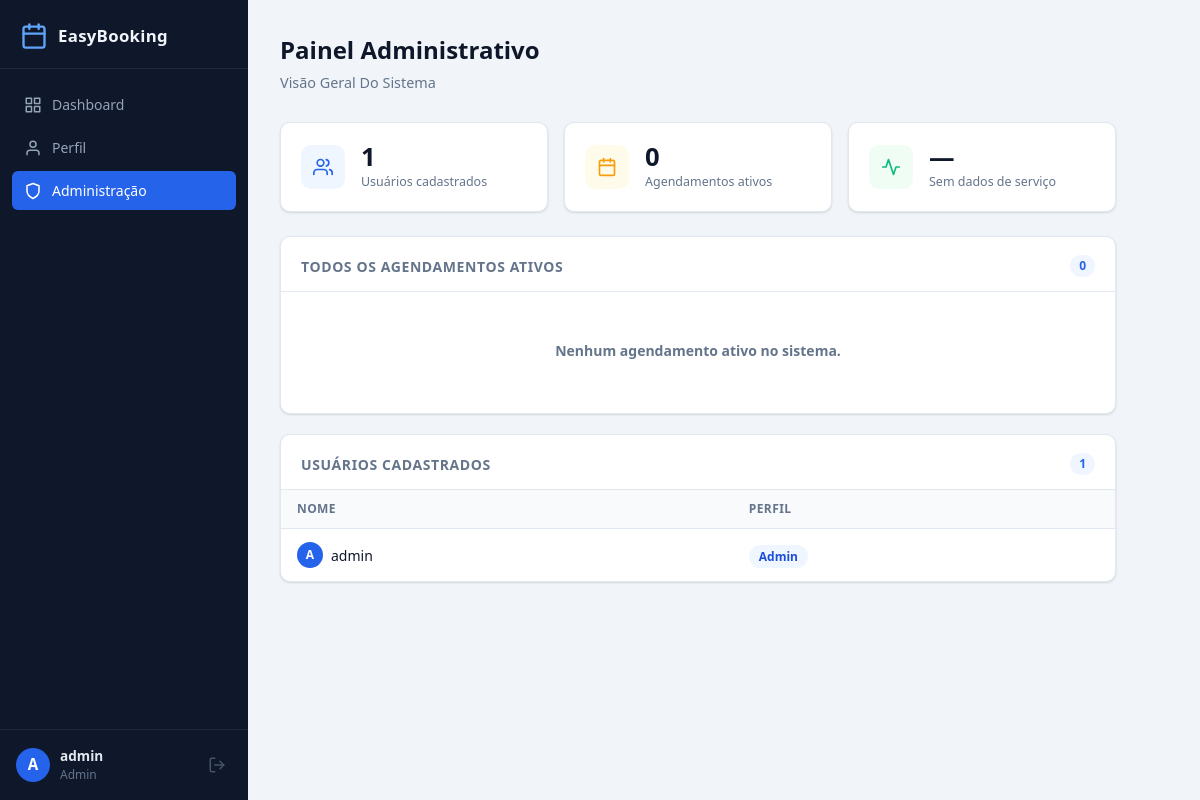
Page /admin (signed in) on the earlier database version.
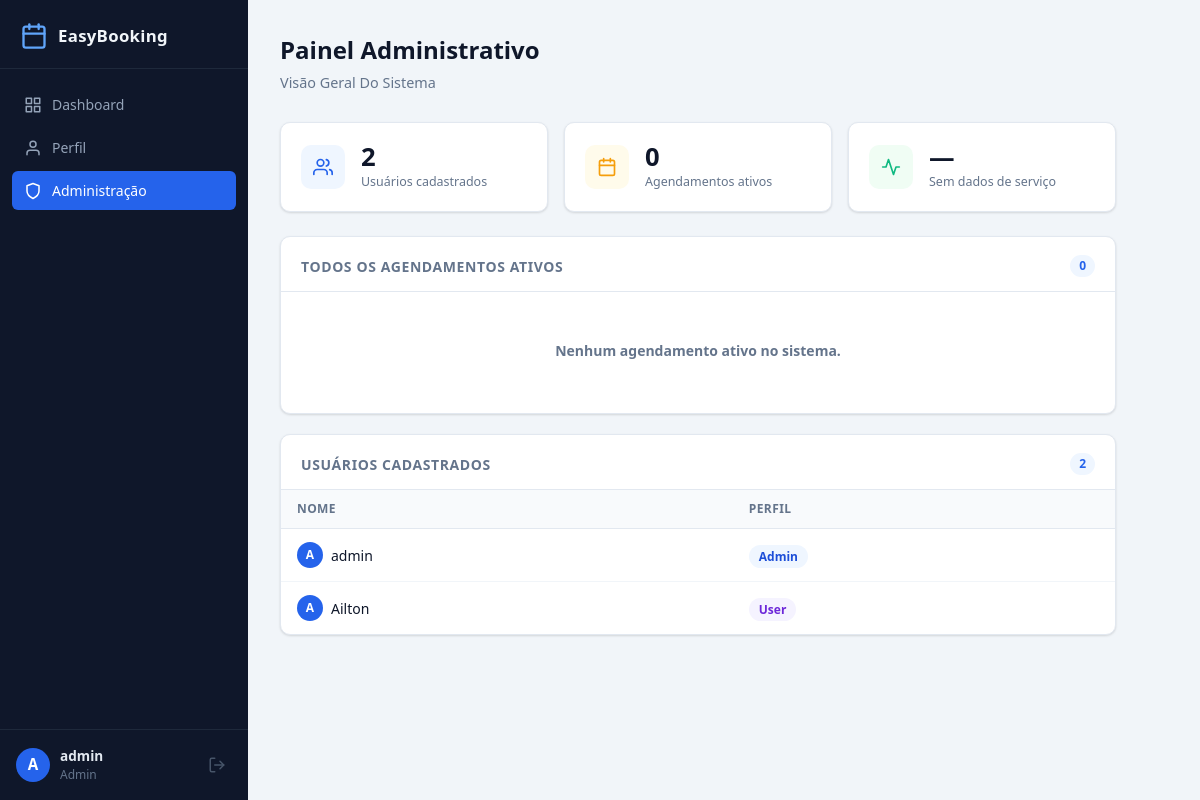
Same page on the later database version.
### tables this page shows
CREATE TABLE usuarios (
            id INTEGER PRIMARY KEY AUTOINCREMENT,
            nome TEXT UNIQUE NOT NULL,
            senha_hash BLOB NOT NULL,
            role TEXT NOT NULL DEFAULT 'user',
            tentativas INTEGER NOT NULL DEFAULT 0,
            bloqueado INTEGER NOT NULL DEFAULT 0
        , nome_completo TEXT NOT NULL DEFAULT '', email TEXT NOT NULL DEFAULT '');

### server.py (the view)
@app.route("/admin")
def admin():
    if session.get("role") != "admin":
        flash("Acesso negado.", "erro")
        return redirect(url_for("dashboard"))
    todos = agendamentos.listar(get_db())
    usuarios = [
        dict(u)
        for u in get_db().execute("SELECT nome, role FROM usuarios ORDER BY role, nome").fetchall()
    ]
    servico_popular = get_db().execute("""
        SELECT servico, COUNT(*) as total
        FROM agendamentos WHERE status = 'ativo'
        GROUP BY servico ORDER BY total DESC LIMIT 1
    """).fetchone()
    total_usuarios = get_db().execute("SELECT COUNT(*) FROM usuarios").fetchone()[0]
    return render_template(
        "admin.html",
        active="admin",
        agendamentos=todos,
        usuarios=usuarios,
        servico_popular=dict(servico_popular) if servico_popular else None,
        total_usuarios=total_usuarios,
    )

### app/agendamentos.py (called while the page is built)
def listar(conn, usuario=None):
    if usuario:
        rows = conn.execute(
            "SELECT * FROM agendamentos WHERE usuario = ? AND status = 'ativo' ORDER BY data, hora",
            (usuario,),
        ).fetchall()
    else:
        rows = conn.execute(
            "SELECT * FROM agendamentos WHERE status = 'ativo' ORDER BY data, hora"
        ).fetchall()
    return [dict(r) for r in rows]

### app/db.py (called while the page is built)
def get_connection(db_path=":memory:"):
    conn = sqlite3.connect(db_path)
    conn.row_factory = sqlite3.Row
    return conn

### server.py (called while the page is built)
def get_db():
    if "db" not in g:
        g.db = get_connection(DB_PATH)
    return g.db

### templates/admin.html (shortened to what this page needs)
{% extends "base.html" %}
{% block content %}
<div class="page-header">
  <div>
    <h1>Painel Administrativo</h1>
    <p class="page-sub">Visão geral do sistema</p>
  </div>
</div>
<div class="stats-row">
  <div class="stat-card stat-blue">
    <div class="stat-icon">
      <svg width="20" height="20" viewBox="0 0 24 24" fill="none" stroke="currentColor" stroke-width="2" stroke-linecap="round" stroke-linejoin="round">
        <path d="M17 21v-2a4 4 0 0 0-4-4H5a4 4 0 0 0-4 4v2"/>
        <circle cx="9" cy="7" r="4"/>
        <path d="M23 21v-2a4 4 0 0 0-3-3.87"/><path d="M16 3.13a4 4 0 0 1 0 7.75"/>
      </svg>
    </div>
    <div class="stat-info">
      <span class="stat-value">{{ total_usuarios }}</span>
      <span class="stat-label">Usuários cadastrados</span>
    </div>
  </div>
  <div class="stat-card stat-amber">
    <div class="stat-icon">
      <svg width="20" height="20" viewBox="0 0 24 24" fill="none" stroke="currentColor" stroke-width="2" stroke-linecap="round" stroke-linejoin="round">
        <rect x="3" y="4" width="18" height="18" rx="2"/>
        <line x1="16" y1="2" x2="16" y2="6"/><line x1="8" y1="2" x2="8" y2="6"/>
        <line x1="3" y1="10" x2="21" y2="10"/>
      </svg>
    </div>
    <div class="stat-info">
      <span class="stat-value">{{ agendamentos | length }}</span>
      <span class="stat-label">Agendamentos ativos</span>
    </div>
  </div>
  <div class="stat-card stat-green">
    <div class="stat-icon">
      <svg width="20" height="20" viewBox="0 0 24 24" fill="none" stroke="currentColor" stroke-width="2" stroke-linecap="round" stroke-linejoin="round">
        <polyline points="22 12 18 12 15 21 9 3 6 12 2 12"/>
      </svg>
    </div>
    <div class="stat-info">
      {% if servico_popular %}
      <span class="stat-value" style="font-size:1rem; line-height:1.3">{{ servico_popular.servico }}</span>
      <span class="stat-label">Serviço mais agendado ({{ servico_popular.total }}x)</span>
      {% else %}
      <span class="stat-value">—</span>
      <span class="stat-label">Sem dados de serviço</span>
      {% endif %}
    </div>
  </div>
</div>
<div class="card">
  <div class="card-header">
    <h3>Todos os Agendamentos Ativos</h3>
    <span class="badge-count">{{ agendamentos | length }}</span>
  </div>
  <div class="card-body no-pad">
    {% if agendamentos %}
    <table>
      <thead>
        <tr>
          <th>#</th>
          <th>Usuário</th>
          <th>Serviço</th>
          <th>Data</th>
          <th>Horário</th>
          <th>Observações</th>
        </tr>
      </thead>
      <tbody>
        {% for ag in agendamentos %}
        <tr>
          <td class="id-cell">{{ ag.id }}</td>
          <td>
            <div class="user-chip">
              <span class="chip-avatar">{{ ag.usuario[0] | upper }}</span>
              {{ ag.usuario }}
            </div>
          </td>
          <td><span class="service-badge">{{ ag.servico }}</span></td>
          <td>
            <div class="date-cell">
              <span class="date-main">{{ ag.data | data_br }}</span>
              <span class="date-sub">{{ ag.data | dia_semana }}</span>
            </div>
          </td>
          <td><span class="time-tag">{{ ag.hora }}</span></td>
          <td class="obs-cell">{{ ag.observacoes or '—' }}</td>
        </tr>
        {% endfor %}
      </tbody>
    </table>
    {% else %}
    <div class="empty-state">
      <p>Nenhum agendamento ativo no sistema.</p>
    </div>
    {% endif %}
  </div>
</div>
<div class="card">
  <div class="card-header">
    <h3>Usuários Cadastrados</h3>
    <span class="badge-count">{{ total_usuarios }}</span>
  </div>
  <div class="card-body no-pad">
    <table>
      <thead>
        <tr>
          <th>Nome</th>
          <th>Perfil</th>
        </tr>
      </thead>
      <tbody>
        {% for u in usuarios %}
        <tr>
          <td>
            <div class="user-chip">
              <span class="chip-avatar">{{ u.nome[0] | upper }}</span>
              {{ u.nome }}
            </div>
          </td>
          <td><span class="role-badge role-{{ u.role }}">{{ u.role }}</span></td>
        </tr>
        {% endfor %}
      </tbody>
    </table>
  </div>
</div>
{% endblock %}

### templates/base.html (shortened to what this page needs)
<!DOCTYPE html>
<html lang="pt-BR">
<head>
  <link rel="stylesheet" href="{{ url_for('static', filename='style.css') }}">
</head>
<body>
  <div class="layout">
    <aside class="sidebar">
      <div class="sidebar-brand">
        <svg width="28" height="28" viewBox="0 0 24 24" fill="none" stroke="#60a5fa" stroke-width="2" stroke-linecap="round" stroke-linejoin="round">
          <rect x="3" y="4" width="18" height="18" rx="2"/>
          <line x1="16" y1="2" x2="16" y2="6"/>
          <line x1="8" y1="2" x2="8" y2="6"/>
          <line x1="3" y1="10" x2="21" y2="10"/>
        </svg>
        <span>EasyBooking</span>
      </div>
      <nav class="sidebar-nav">
        <a href="{{ url_for('dashboard') }}" class="nav-item {% if active == 'dashboard' %}active{% endif %}">
          <svg width="18" height="18" viewBox="0 0 24 24" fill="none" stroke="currentColor" stroke-width="2" stroke-linecap="round" stroke-linejoin="round">
            <rect x="3" y="3" width="7" height="7"/><rect x="14" y="3" width="7" height="7"/>
            <rect x="14" y="14" width="7" height="7"/><rect x="3" y="14" width="7" height="7"/>
          </svg>
          <span>Dashboard</span>
        </a>
        <a href="{{ url_for('perfil') }}" class="nav-item {% if active == 'perfil' %}active{% endif %}">
          <svg width="18" height="18" viewBox="0 0 24 24" fill="none" stroke="currentColor" stroke-width="2" stroke-linecap="round" stroke-linejoin="round">
            <path d="M20 21v-2a4 4 0 0 0-4-4H8a4 4 0 0 0-4 4v2"/>
            <circle cx="12" cy="7" r="4"/>
          </svg>
          <span>Perfil</span>
        </a>
        {% if session.role == 'admin' %}
        <a href="{{ url_for('admin') }}" class="nav-item {% if active == 'admin' %}active{% endif %}">
          <svg width="18" height="18" viewBox="0 0 24 24" fill="none" stroke="currentColor" stroke-width="2" stroke-linecap="round" stroke-linejoin="round">
            <path d="M12 22s8-4 8-10V5l-8-3-8 3v7c0 6 8 10 8 10z"/>
          </svg>
          <span>Administração</span>
        </a>
        {% endif %}
      </nav>
      <div class="sidebar-bottom">
        <div class="sidebar-user">
          <div class="user-avatar">{{ session.usuario[0] | upper }}</div>
          <div class="user-info">
            <span class="user-name">{{ session.usuario }}</span>
            <span class="user-role">{{ session.role }}</span>
          </div>
        </div>
        <a href="{{ url_for('logout') }}" class="logout-btn" title="Sair">
          <svg width="18" height="18" viewBox="0 0 24 24" fill="none" stroke="currentColor" stroke-width="2" stroke-linecap="round" stroke-linejoin="round">
            <path d="M9 21H5a2 2 0 0 1-2-2V5a2 2 0 0 1 2-2h4"/>
            <polyline points="16 17 21 12 16 7"/>
            <line x1="21" y1="12" x2="9" y2="12"/>
          </svg>
        </a>
      </div>
    </aside>
    <main class="content">
      {% block content %}{% endblock %}
    </main>
  </div>
</body>
</html>

Differences in the rows shown:
added usuarios: nome "A", nome "Ailton", role "User"
Other differences:
{{ total_usuarios }}: "1" → "2"
